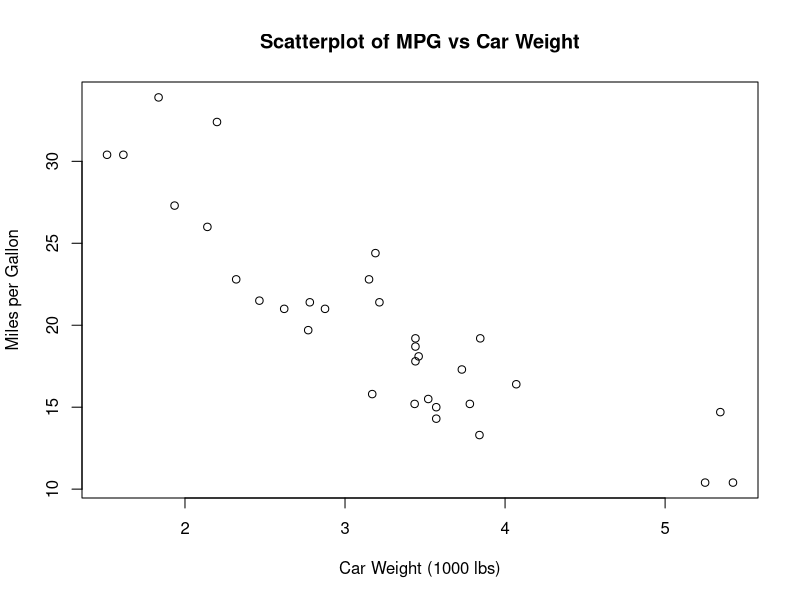
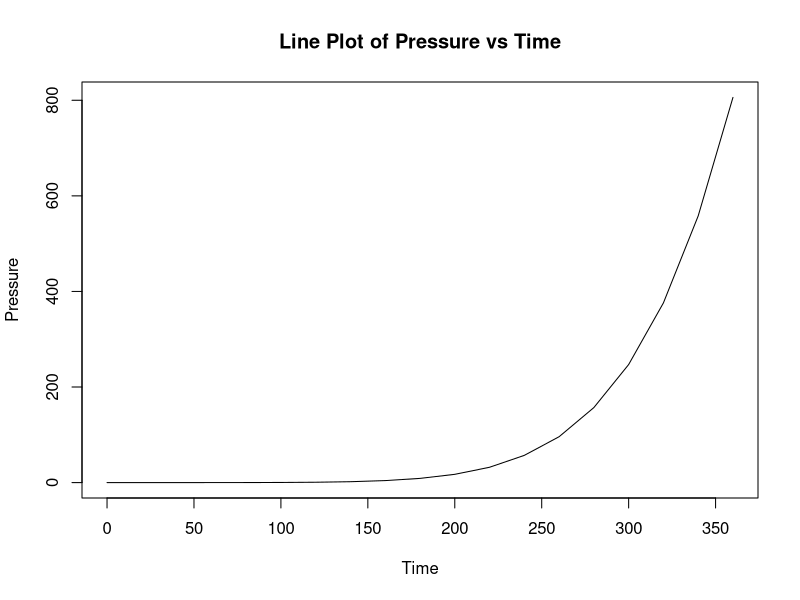
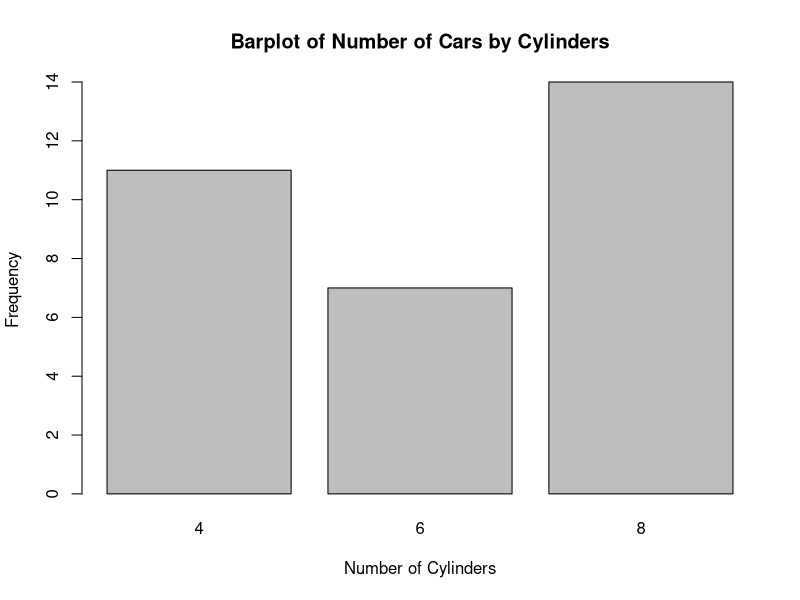
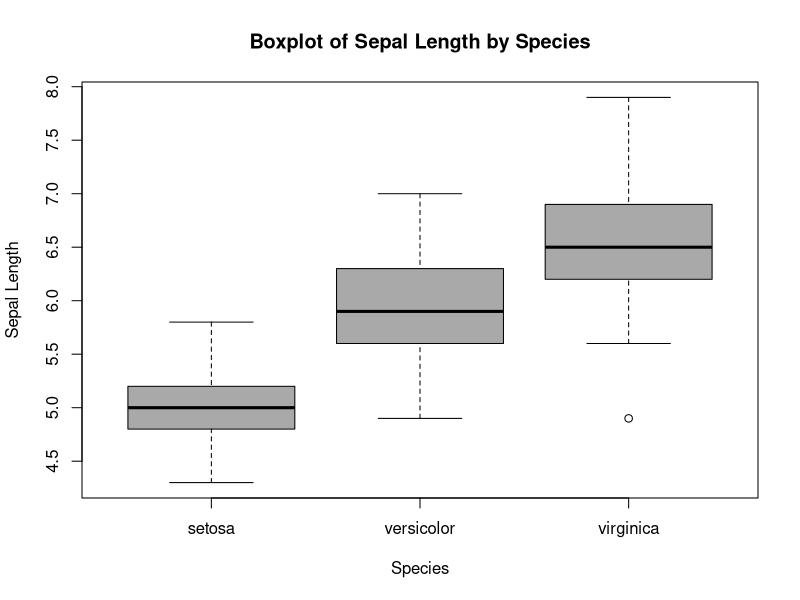
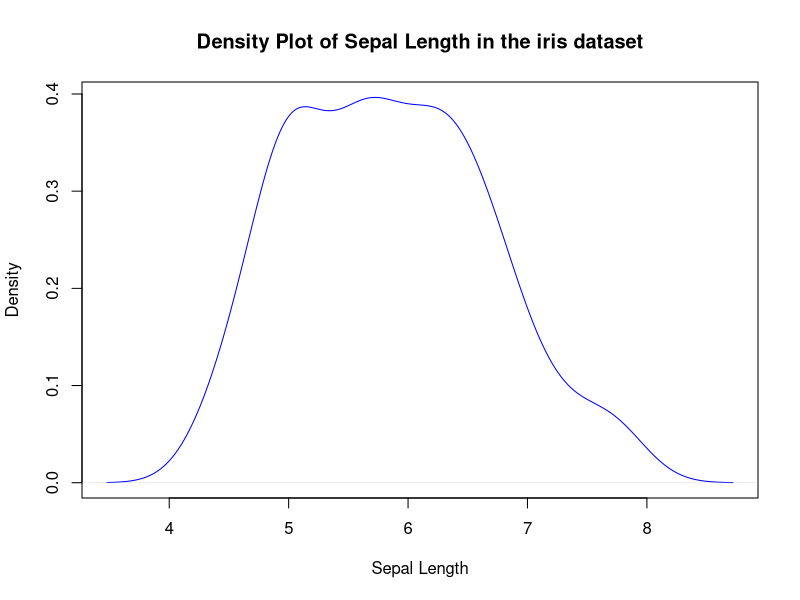
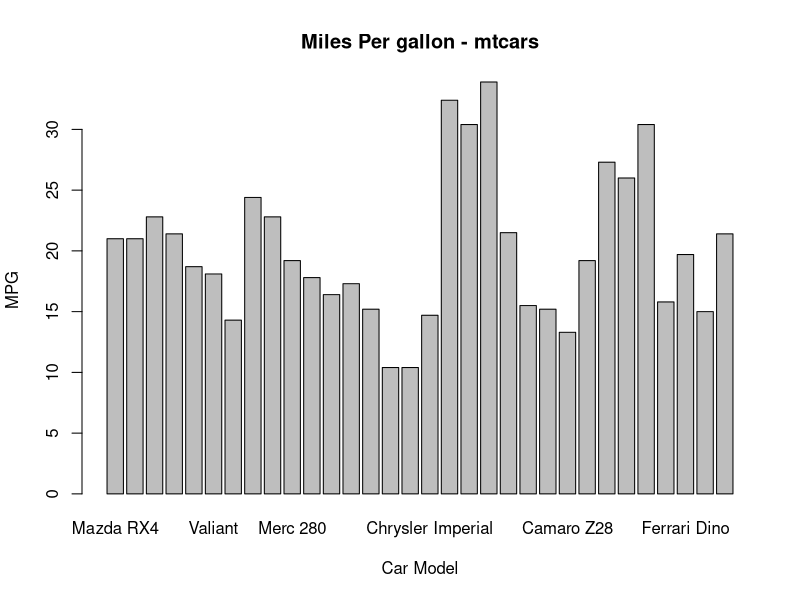
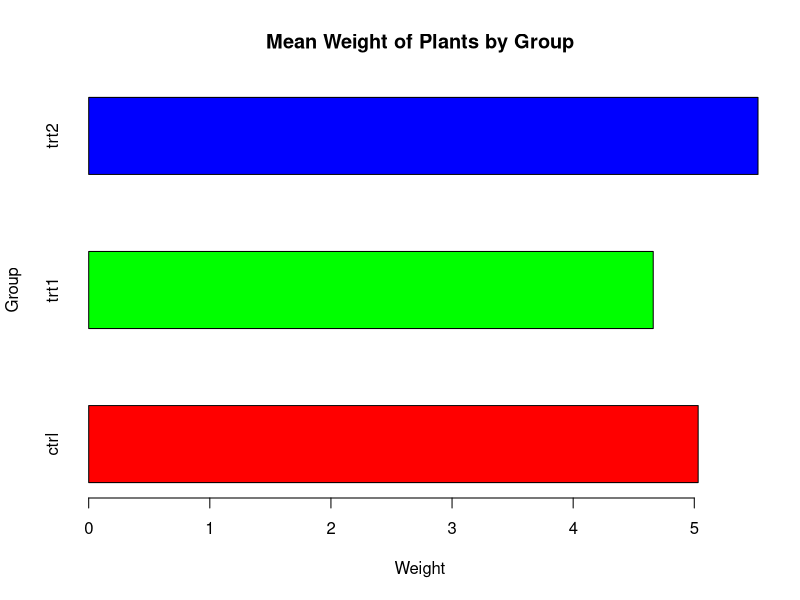
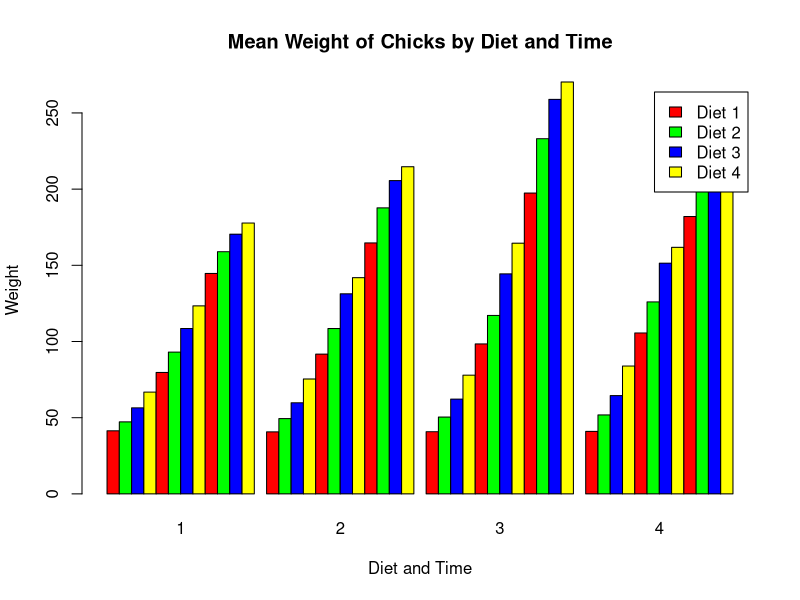

Write the R code that produced these figures, in order. (Note: this script raises an error after producing the figures.)
## ---- chunk 1
plot(mtcars$wt, 
     mtcars$mpg, 
     xlab = "Car Weight (1000 lbs)", 
     ylab = "Miles per Gallon", 
     main = "Scatterplot of MPG vs Car Weight")
## ---- chunk 2
plot(pressure, 
     type = "l", 
     xlab = "Time", 
     ylab = "Pressure", 
     main = "Line Plot of Pressure vs Time")

## ---- chunk 3
barplot(table(mtcars$cyl), 
        xlab = "Number of Cylinders", 
        ylab = "Frequency", 
        main = "Barplot of Number of Cars by Cylinders")

## ---- chunk 4
# Create a boxplot of "Sepal.Length" by "Species" in the iris dataset
plot(x = iris$Species, 
     y = iris$Sepal.Length, 
     main = "Boxplot of Sepal Length by Species",
     xlab = "Species", 
     ylab = "Sepal Length", 
     col = "darkgray")

## ---- chunk 5
# Create a density plot of "Sepal.Length" in the iris dataset
plot(density(iris$Sepal.Length), main = "Density Plot of Sepal Length in the iris dataset",
     xlab = "Sepal Length", ylab = "Density", col = "blue")

## ---- chunk 6
# Create a basic bar chart of the "mpg" dataset

barplot(mtcars$mpg, names.arg = rownames(mtcars), main = "Miles Per gallon - mtcars", xlab = "Car Model", ylab = "MPG")

## ---- chunk 7
# Create a summarised bar chart of the "PlantGrowth" dataset
data(PlantGrowth)
barplot(height = t(tapply(PlantGrowth$weight, 
                          list(PlantGrowth$group), 
                          mean)), 
        main = "Mean Weight of Plants by Group", 
        ylab = "Group", 
        xlab = "Weight", 
        col = c("red", "green", "blue"), 
        beside = TRUE, 
        horiz = TRUE)
## ---- chunk 8
# Create a grouped bar chart of the "ChickWeight" dataset
data(ChickWeight)
barplot(height = t(tapply(ChickWeight$weight, 
                          list(ChickWeight$Diet, ChickWeight$Time), 
                          mean)), 
        main = "Mean Weight of Chicks by Diet and Time", 
        xlab = "Diet and Time", ylab = "Weight", 
        col = c("red", "green", "blue", "yellow"), 
        beside = TRUE,
        legend.text = c("Diet 1", "Diet 2", "Diet 3", "Diet 4"))
## ---- chunk 9
# Create a stacked bar chart of the "VADeaths" dataset
data(VADeaths)
barplot(as.matrix(VADeaths), 
        main = "Death Rates by Age Group and Gender", 
        xlab = "Age Group", 
        ylab = "Death Rate", 
        col = c("red", "green", "blue", "yellow", "purple"), 
        legend.text = c("Females", "Males"), 
        beside = FALSE)

## ---- chunk 10
barplot(GNP ~ Year, data = longley)
## ---- chunk 11
hist(iris$Sepal.Length, breaks = 10, col = "blue",
     xlab = "Sepal Length", ylab = "Frequency",
     main = "Histogram of Sepal Length in Iris Dataset")
## ---- chunk 12
hist(mtcars$mpg,
     freq=FALSE,
     breaks=12,
     col="red",
     xlab="Miles Per Gallon",
     main="Histogram, with density curve")
# add density curve
lines(density(mtcars$mpg), col="blue", lwd=2)
## ---- chunk 13
knitr::include_graphics('images/boxplots.png')
## ---- chunk 14
boxplot(mtcars$mpg)
## ---- chunk 15
boxplot(count ~ spray, 
        data = InsectSprays, 
        col = "lightgray")
## ---- chunk 16
par(mfrow = c(2,2))
purrr::walk(1:4, 
     ~plot(anscombe[[paste0('x', .x)]], 
           anscombe[[paste0('y', .x)]], 
           xlab = paste0('x', .x),
           ylab = paste0('y', .x),
           main = paste("Anscombe's Quartet Chart No.", .x))
     )
